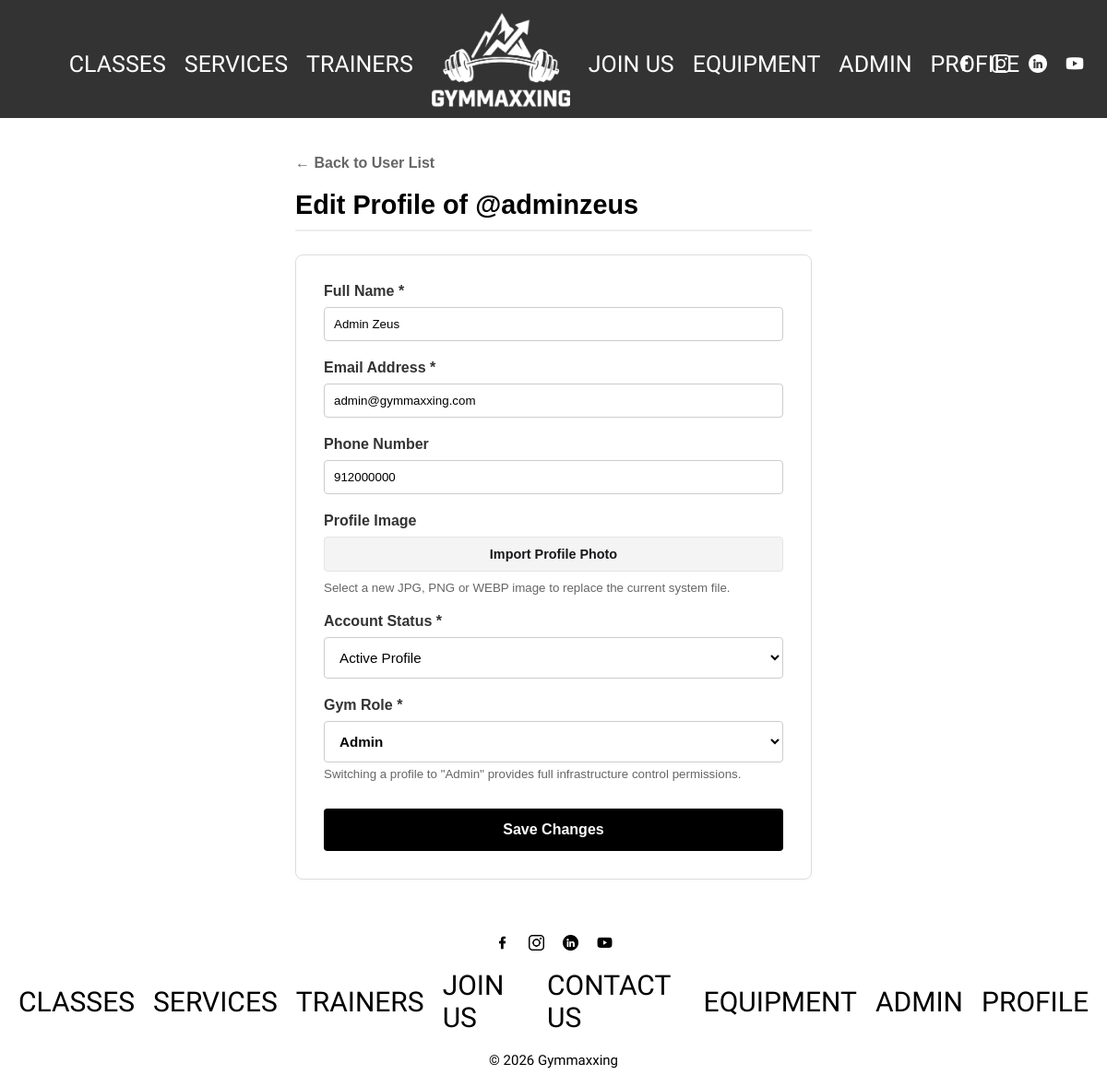
/pages/admin_edit_users.php?id=1 (signed in), run on the app's committed database.
### tables this page shows
CREATE TABLE User (
    id INTEGER PRIMARY KEY AUTOINCREMENT,
    name TEXT NOT NULL,
    username TEXT NOT NULL UNIQUE,
    email TEXT NOT NULL UNIQUE,
    password TEXT NOT NULL,
    phone TEXT,
    photo TEXT,
    role TEXT NOT NULL CHECK(role IN ('member', 'trainer', 'admin')),
    active INTEGER NOT NULL DEFAULT 1
);

### database/user.class.php (called while the page is built, shortened)
<?php
class User {
    public function __construct(int $id, string $name, string $username, string $email, string $password, ?string $phone, ?string $photo, string $role, int $active = 1) {
        $this->name = $name;
        $this->username = $username;
        $this->email = $email;
        $this->phone = $phone;
        $this->role = $role;
        $this->active = $active;
    }
    private static function fromRow(array $u) : User {
        return new User($u['id'], $u['name'], $u['username'], $u['email'], $u['password'], $u['phone'], $u['photo'], $u['role'], $u['active']);
    }
    static function getUserById(PDO $db, int $id) : ?User {
        $stmt = $db->prepare('SELECT * FROM User WHERE id = ?');
        $stmt->execute([$id]);
        $u = $stmt->fetch();
        return $u ? self::fromRow($u) : null;
    }
}
?>

### pages/admin_edit_users.php (the view, shortened to what this page needs)
<?php
require_once __DIR__ . '/../database/connection.db.php';
require_once __DIR__ . '/../database/user.class.php';
$user = null;
try {
    $db = getDatabaseConnection();
    $userId = isset($_GET['id']) ? (int)$_GET['id'] : (isset($_POST['id']) ? (int)$_POST['id'] : 0);
    $user = User::getUserById($db, $userId);
} catch (Throwable $e) {
    if (strpos($e->getMessage(), 'UNIQUE constraint failed') !== false) {
        $msgError = "Error: That email address is already being used by another account.";
    } else {
        $msgError = "System Error: " . $e->getMessage();
    }
}
require_once __DIR__ . '/../templates/header.php';
?>
<div class="admin-container" style="padding: 40px 20px; max-width: 600px; margin: 0 auto; font-family: sans-serif;">
    <div style="margin-bottom: 20px;">
        <a href="/pages/admin_users.php" style="text-decoration: none; color: #666; font-weight: bold;">← Back to User List</a>
    </div>
    <h1 style="font-size: 1.8rem; margin-bottom: 25px; border-bottom: 2px solid #eee; padding-bottom: 10px;">
         Edit Profile of @<?= htmlspecialchars($user ? $user->username : '') ?>
    </h1>
    <?php if ($user): ?>
        <form method="POST" action="/pages/admin_edit_users.php" enctype="multipart/form-data" style="background: #fff; border: 1px solid #ddd; padding: 30px; border-radius: 8px; box-shadow: 0 2px 4px rgba(0,0,0,0.02);">
            <div style="margin-bottom: 20px;">
                <label style="display: block; font-weight: bold; margin-bottom: 8px; color: #333;">Full Name *</label>
                <input type="text" name="name" value="<?= htmlspecialchars($user->name) ?>" required
                       style="width: 100%; padding: 10px; border: 1px solid #ccc; border-radius: 4px; box-sizing: border-box;">
            </div>
            <div style="margin-bottom: 20px;">
                <label style="display: block; font-weight: bold; margin-bottom: 8px; color: #333;">Email Address *</label>
                <input type="email" name="email" value="<?= htmlspecialchars($user->email) ?>" required
                       style="width: 100%; padding: 10px; border: 1px solid #ccc; border-radius: 4px; box-sizing: border-box;">
            </div>
            <div style="margin-bottom: 20px;">
                <label style="display: block; font-weight: bold; margin-bottom: 8px; color: #333;">Phone Number</label>
                <input type="text" name="phone" value="<?= htmlspecialchars($user->phone ?? '') ?>"
                       style="width: 100%; padding: 10px; border: 1px solid #ccc; border-radius: 4px; box-sizing: border-box;">
            </div>
            <div style="margin-bottom: 20px;">
                <label style="display: block; font-weight: bold; margin-bottom: 8px; color: #333;">Profile Image</label>
                <div style="display: flex; flex-direction: column; gap: 10px;">
                    <label sprintf="photo-import" for="photo-import" style="display: inline-block; text-align: center; background: #f4f4f5; border: 1px solid #e4e4e7; color: #18181b; padding: 10px 20px; border-radius: 4px; font-weight: bold; font-size: 0.9rem; cursor: pointer; transition: background 0.2s;">
                        Import Profile Photo
                    </label>
                    <small style="color: #666; display: block;">Select a new JPG, PNG or WEBP image to replace the current system file.</small>
                </div>
            </div>
            <div style="margin-bottom: 20px;">
                <label style="display: block; font-weight: bold; margin-bottom: 8px; color: #333;">Account Status *</label>
                <select name="active" style="width: 100%; padding: 12px; border: 1px solid #ccc; border-radius: 4px; background: #fff; font-size: 0.95rem;">
                    <option value="1" <?= (int)$user->active === 1 ? 'selected' : '' ?>>Active Profile</option>
                </select>
            </div>
            <div style="margin-bottom: 30px;">
                <label style="display: block; font-weight: bold; margin-bottom: 8px; color: #333;">Gym Role *</label>
                <select name="role" style="width: 100%; padding: 12px; border: 1px solid #ccc; border-radius: 4px; background: #fff; font-size: 0.95rem; font-weight: bold;">
                    <option value="admin" <?= $user->role === 'admin' ? 'selected' : '' ?>>Admin</option>
                </select>
                <small style="color: #666; display: block; margin-top: 5px;">Switching a profile to "Admin" provides full infrastructure control permissions.</small>
            </div>
            <button type="submit" style="width: 100%; background: #000; color: #fff; border: none; padding: 14px; border-radius: 4px; font-weight: bold; font-size: 1rem; cursor: pointer;">
                Save Changes
            </button>
        </form>
    <?php endif; ?>
</div>
<?php
require_once __DIR__ . '/../templates/footer.php';
?>

### css/base.css (style rules this page uses)
:root { --color-primary: #000000; --color-background: #ffffff; --color-text: #000000; --font-main: 'Pathway Gothic One', sans-serif; }
* { margin: 0; padding: 0; box-sizing: border-box; }
body { background-color: var(--color-background); color: var(--color-text); font-family: var(--font-main); }
h1 { font-size: 2rem; }
a { color: var(--color-text); text-decoration: none; }

### css/specific.css (style rules this page uses)
body { overflow-x: hidden; }

### data on the page
user: username "adminzeus", name "Admin Zeus", email "admin@gymmaxxing.com", phone "912000000", active "Active Profile", role "Admin"
